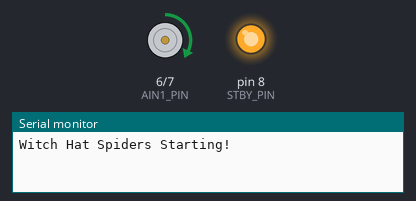
Simulated run of this sketch. Board: Arduino Nano, built with avr-gcc and run on an emulated ATmega328P. Shown: motor-driver pin pairs drawn as motors (green arrow = first pin HIGH = forward, orange = second pin HIGH = backward, longer = more drive, scaled by the enable pin, stopped while the standby pin is LOW), output pins drawn as LEDs (lit = HIGH), the last lines printed to the serial monitor.

Above: at 3.0 s.
At 6.1 s:
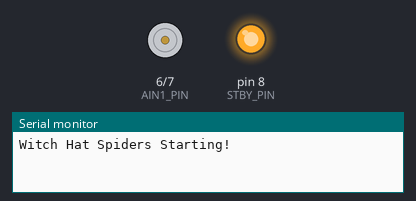
At 9.2 s:
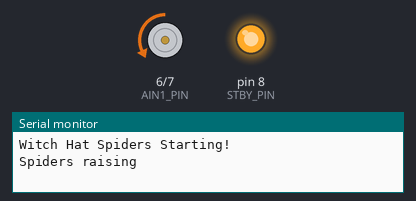
Timing chart, 0 to 16.1 s (numbered marks = the images above):
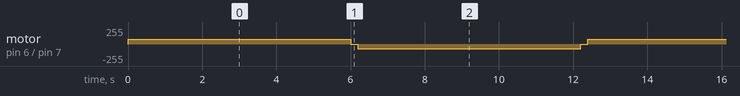

The sketch:

witch_hat_spiders.ino
```cpp
/*
  Witch Hat - Continuous Spider Movement

  Author: Alexis Evans

  Arduino Nano
  TB6612FNG Motor Driver
  Pololu 50:1 MP 6V Motor
  5:1 Printed Gear Reduction
  4 Spools on Shared Shaft
*/

const int PWM_PIN = 5;
const int AIN1_PIN = 6;
const int AIN2_PIN = 7;
const int STBY_PIN = 8;

// Adjustable settings
const int MOTOR_SPEED = 70;           // PWM: 0-255
const unsigned long DOWN_TIME = 6000; // 5 seconds
const unsigned long UP_TIME = 6000;   // 5 seconds
const unsigned long REVERSAL_DELAY = 200; // milliseconds

bool movingDown = true;
unsigned long lastChange = 0;

enum MotorState {
  MOVING,
  REVERSING
};

MotorState state = MOVING;

void motorForward() {
  analogWrite(PWM_PIN, 0);
  digitalWrite(AIN1_PIN, HIGH);
  digitalWrite(AIN2_PIN, LOW);
  analogWrite(PWM_PIN, MOTOR_SPEED);
}

void motorReverse() {
  analogWrite(PWM_PIN, 0);
  digitalWrite(AIN1_PIN, LOW);
  digitalWrite(AIN2_PIN, HIGH);
  analogWrite(PWM_PIN, MOTOR_SPEED);
}

void motorStop() {
  analogWrite(PWM_PIN, 0);
  digitalWrite(AIN1_PIN, LOW);
  digitalWrite(AIN2_PIN, LOW);
}

void setup() {
  pinMode(PWM_PIN, OUTPUT);
  pinMode(AIN1_PIN, OUTPUT);
  pinMode(AIN2_PIN, OUTPUT);
  pinMode(STBY_PIN, OUTPUT);

  motorStop();
  digitalWrite(STBY_PIN, HIGH);

  Serial.begin(9600);
  Serial.println("Witch Hat Spiders Starting!");

  movingDown = true;
  motorForward();
  lastChange = millis();
}

void loop() {
  unsigned long currentTime = millis();

  if (state == MOVING) {
    unsigned long travelTime =
        movingDown ? DOWN_TIME : UP_TIME;

    if (currentTime - lastChange >= travelTime) {
      motorStop();
      state = REVERSING;
      lastChange = currentTime;
    }
  }
  else if (state == REVERSING) {
    if (currentTime - lastChange >= REVERSAL_DELAY) {
      movingDown = !movingDown;

      if (movingDown) {
        motorForward();
        Serial.println("Spiders lowering");
      } else {
        motorReverse();
        Serial.println("Spiders raising");
      }

      state = MOVING;
      lastChange = currentTime;
    }
  }
}
```

Measured:
- by itself, motor on pin 6 (AIN1_PIN) / pin 7 (AIN2_PIN): repeats every 12.4 s: stopped 0.20 s, backward 70/255 6.0 s, stopped 0.20 s, forward 70/255 6.0 s
